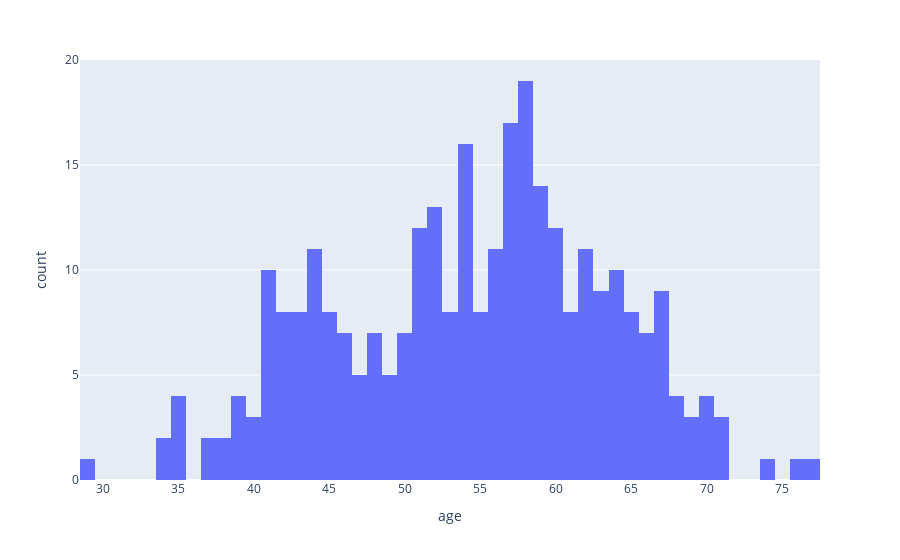

Notebook cell for this chart:
### Code cell
import plotly.express as px
fig = px.histogram(data, x='age', nbins=50)
fig.show()

### Figure 1 — Plotly figure (JSON) as saved in the notebook; plotly's stock layout.template omitted (floating-point values rounded to 4 significant figures; data arrays with more than 128 entries replaced by an {"elided": "..."} marker saying what was removed)
{"data": [{"alignmentgroup": "True", "bingroup": "x", "hovertemplate": "age=%{x}<br>count=%{y}<extra></extra>", "legendgroup": "", "marker": {"color": "#636efa", "pattern": {"shape": ""}}, "name": "", "nbinsx": 50, "offsetgroup": "", "orientation": "v", "showlegend": false, "type": "histogram", "x": {"elided": "303 int values"}, "xaxis": "x", "yaxis": "y"}], "layout": {"autosize": true, "barmode": "relative", "legend": {"tracegroupgap": 0}, "margin": {"t": 60}, "xaxis": {"anchor": "y", "autorange": true, "domain": [0, 1], "range": [28.5, 77.5], "title": {"text": "age"}, "type": "linear"}, "yaxis": {"anchor": "x", "autorange": true, "domain": [0, 1], "range": [0, 20], "title": {"text": "count"}}}}
